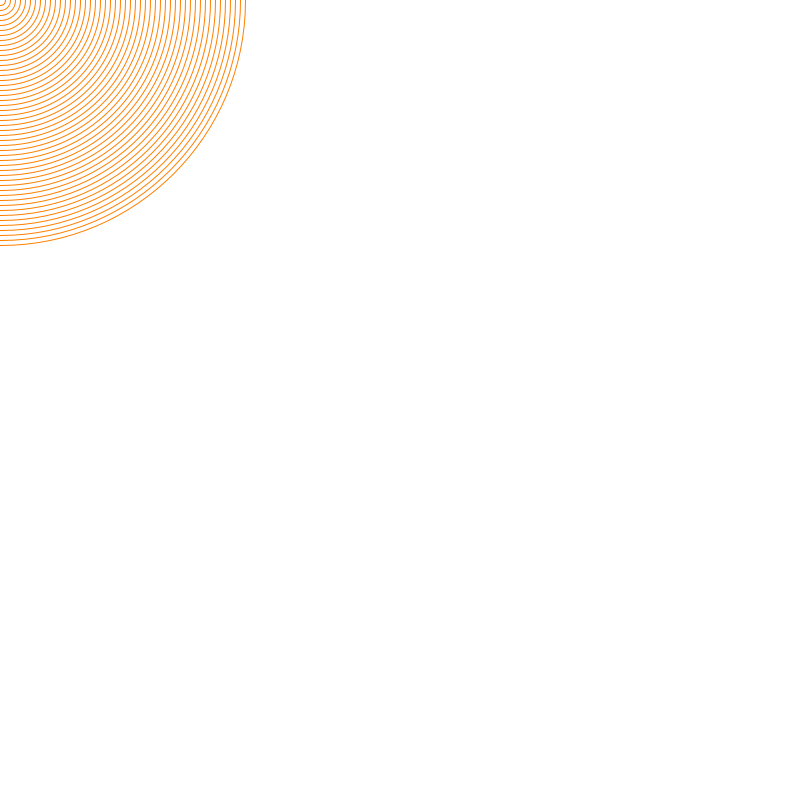
Frame 1 (no input)
Frame 60 (the mouse pressed at the canvas centre just before this capture): identical to frame 1, image omitted
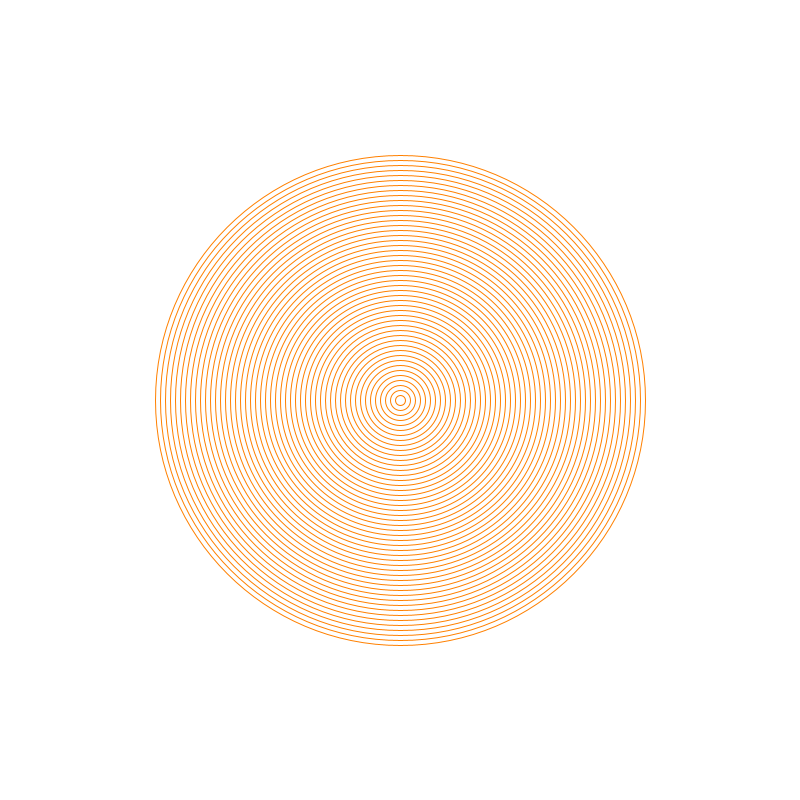
Frame 120 (the mouse held since frame 60 and released just before this capture)

The Processing sketch that drew these frames (run headless with seeded random() and noise(); from frame 60 on, the mouse is pressed at the canvas centre):

// Processing sketch: ejercicio_04
// ── ejercicio_04.pde
void setup() {
  size(800, 800);
  noFill();
  stroke(255, 128, 0);
}


void draw() {

  background(255);
  for (int i = 0; i < 50; i ++) {
    ellipse(mouseX, mouseY, i * 10, i * 10);
  }
}
